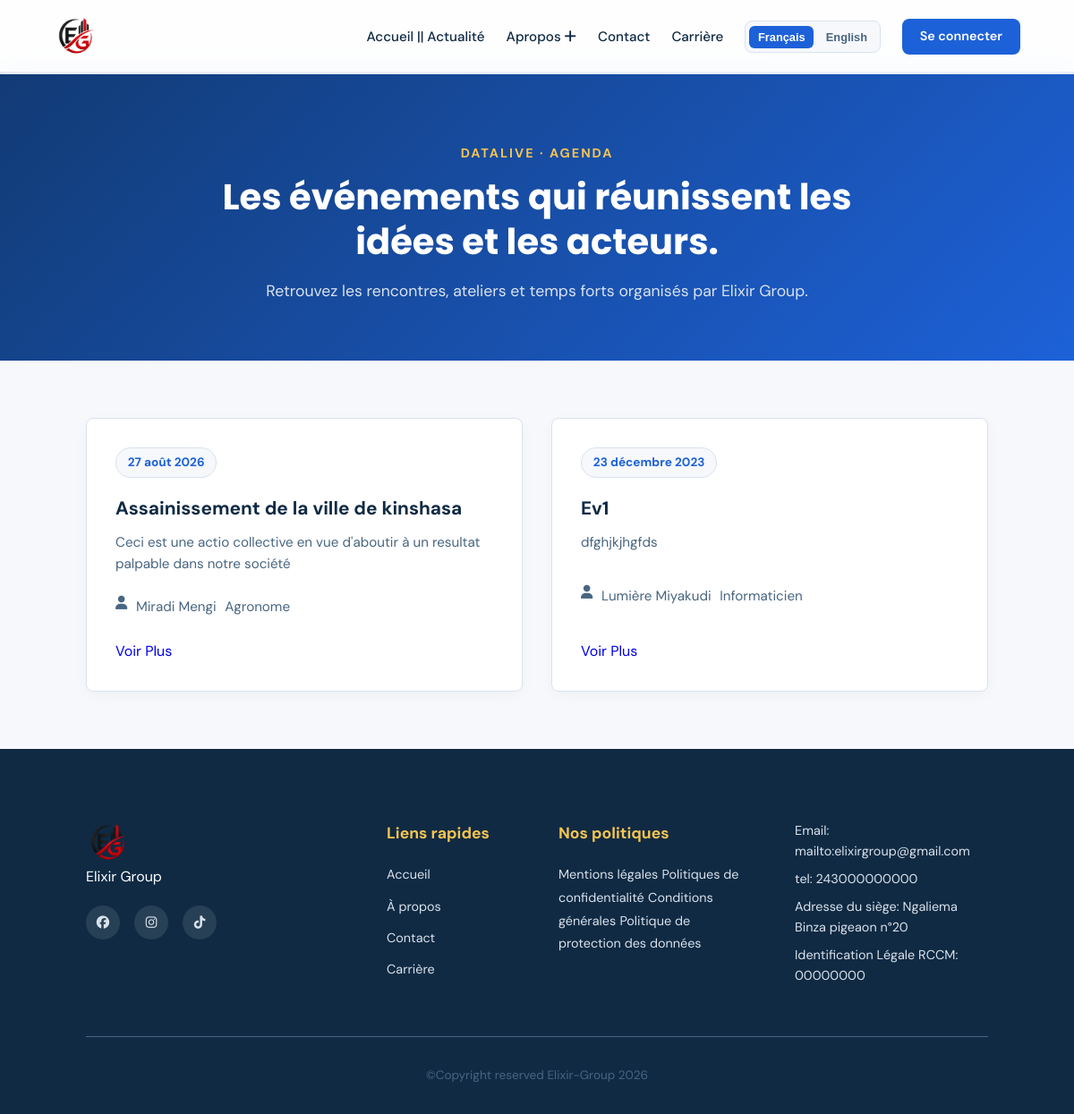
/datalive/evenements/, run on an earlier commit of the app's database.
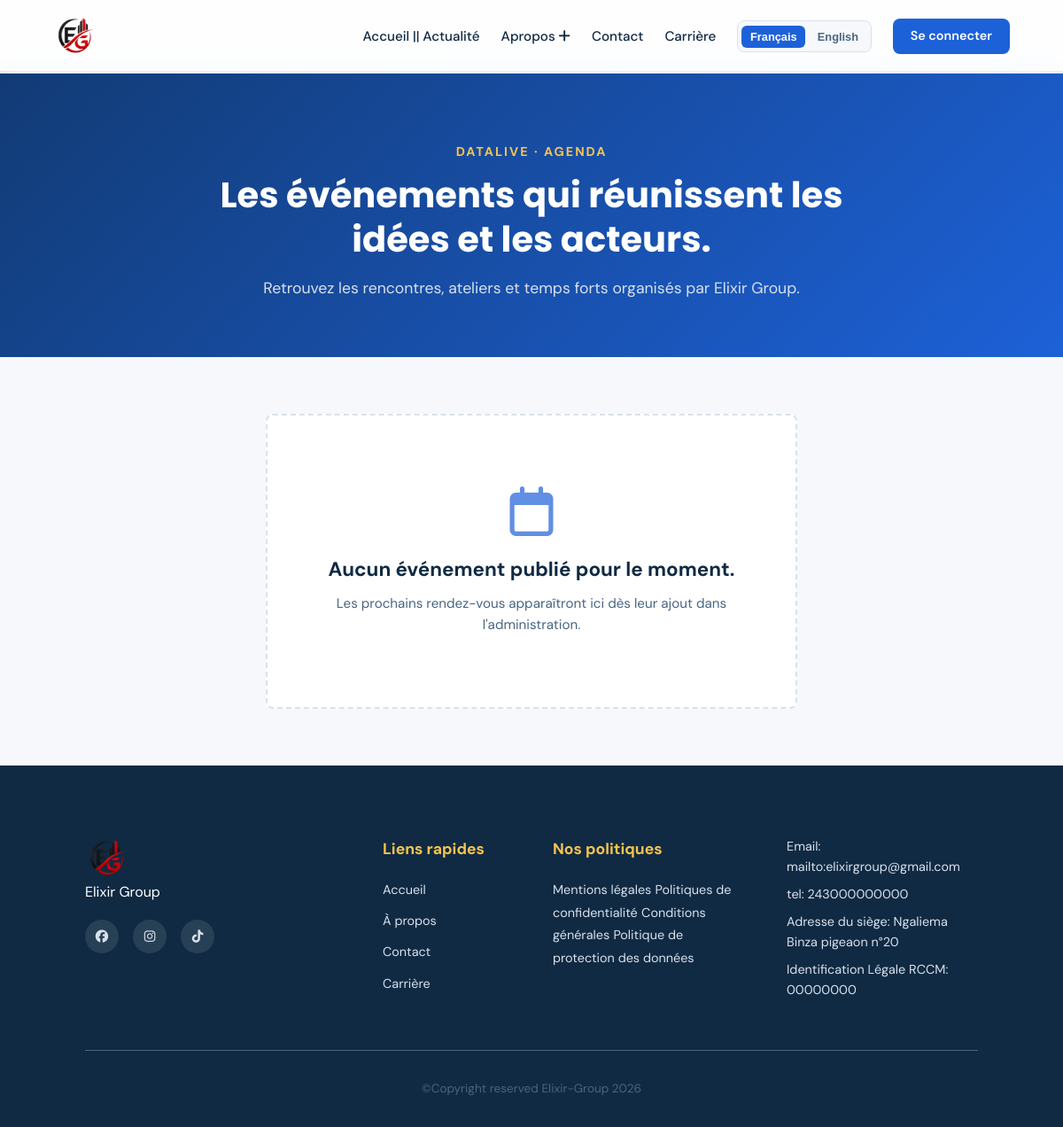
And on a later commit of the database.
### manage_Admin/models.py (models this page shows, shortened)
class Evenements(models.Model):
    id = models.AutoField(primary_key=True)
    titre = models.CharField(max_length=100, verbose_name="Titre Evenement")
    description = models.CharField(max_length=250, verbose_name="Description")
    date = models.DateField(auto_now=False)
    idInt = models.ForeignKey(Intervenants, verbose_name="Id Intervenants", on_delete=models.CASCADE)

class Intervenants(models.Model):
    idInt = models.AutoField(primary_key=True)
    prenom = models.CharField(max_length=100, verbose_name="Prenom de l'intervenant", null=True, blank=True)
    nom = models.CharField(max_length=100, verbose_name="Nom de l'intervenant", null=True, blank=True)
    specialites = models.CharField(max_length=100, verbose_name="Spécialité de l'intervenant", null=True, blank=True)
    photo = models.ImageField(upload_to='Intervenants/',null=True, blank=True, verbose_name="Image Intervenant" )

### pages/views.py (the view)
# urls.py: ,path('datalive/evenements/', views.evenements, name='evenements')
def evenements(request):
    evenements = Evenements.objects.select_related('idInt').order_by('-date')
    return render(request, 'pages/datalive/evenements.html', {'evenements': evenements})

### templates/pages/datalive/evenements.html (shortened to what this page needs)
{% extends "base.html" %}
{% block contents %}
    <div class="page-shell datalive-page">
        <section class="page-hero page-hero-blue">
            <p class="eyebrow">DataLive · Agenda</p>
            <h1>Les événements qui réunissent les idées et les acteurs.</h1>
            <p>Retrouvez les rencontres, ateliers et temps forts organisés par Elixir Group.</p>
        </section>
        <section class="content-section">
            {% if evenements %}
                <div class="boxs datalive-grid">
                    {% for evenement in evenements %}
                        <article class="box event-card">
                            <time datetime="{{ evenement.date|date:'Y-m-d' }}">{{ evenement.date|date:'d F Y' }}</time>
                            <h2>{{ evenement.titre }}</h2>
                            <p>{{ evenement.description }}</p>
                            <p class="event-speaker"><i class="fa-solid fa-user"></i> {{ evenement.idInt.prenom }} {{ evenement.idInt.nom }}<br><span>{{ evenement.idInt.specialites }}</span></p>
                            <a href="{% url 'evenements_detail' evenement.id %}">Voir Plus</a>
                        </article>
                    {% endfor %}
                </div>
            {% else %}
                <div class="empty-state"><i class="fa-regular fa-calendar"></i><h2>Aucun événement publié pour le moment.</h2><p>Les prochains rendez-vous apparaîtront ici dès leur ajout dans l'administration.</p></div>
            {% endif %}
        </section>
    </div>
{% endblock contents %}

### templates/base.html (shortened to what this page needs)
{% load static i18n %}
{% get_current_language as CURRENT_LANGUAGE %}
<!DOCTYPE html>
<html lang="{{ request.LANGUAGE_CODE }}">
<head>
    {% block style %}
        <link rel="stylesheet" href="{% static 'style/style.css' %}">
    {% endblock style %}
    <link rel="stylesheet" href="https://cdnjs.cloudflare.com/ajax/libs/font-awesome/6.5.1/css/all.min.css" />
    <link href="https://unpkg.com/aos@2.3.1/dist/aos.css" rel="stylesheet">
    <link rel="stylesheet" href="https://cdn.jsdelivr.net/npm/swiper@11/swiper-bundle.min.css" />
</head>
<body>
   <main>
    {% block header %}
        <header class="skeleton">
            <div class="logo">
                <img src="{% static 'photos/logo_transparent.png' %}" alt="" width='50px'>
            </div>
            <nav>
                <ul>
                    <li>
                        <div class='datalive_contents' id="datalive">
                            <ul>
                                <li class="plus"><a href="{% url 'home' %}">{% translate "Accueil || Actualité" %}</a></li>
                            </ul>
                        </div>
                    </li>
                </ul>
                <ul>
                    <li>
                        <div class='about' id="about">
                            <ul>
                                <li>
                                    <a class="plus" href="">{% translate "Apropos" %} <i class="fa-solid fa-plus"></i> </a>
                                </li>
                            </ul>
                        </div>
                    </li>
                </ul>
                <ul>
                    <li><a href="{% url 'contact' %}" class="plus">{% translate "Contact" %}</a></li>
                </ul>
                <ul>
                    <li><a href="{% url 'carriere' %}" class="plus">{% translate "Carrière" %}</a></li>
                </ul>
                    <div class="btnLang">
                        <form action="{% url 'set_language' %}" method="post">
                            <button type="submit" name="language" value="fr"{% if CURRENT_LANGUAGE == 'fr' %} aria-current="true"{% endif %}>Français</button>
                        </form>
                        <form action="{% url 'set_language' %}" method="post">
                            <button type="submit" name="language" value="en"{% if CURRENT_LANGUAGE == 'en' %} aria-current="true"{% endif %}>English</button>
                        </form>
                    </div>
                <div class="btns">
                    {% if request.user.is_authenticated %}
                        <form action="{% url 'logout' %}" method='post'>
                            {% csrf_token %}
                            <button>{% translate "Déconnexion" %}</button>
                        </form>
                        {% if request.user.is_staff %}
                            <a href="{% url 'dashboard' %}">Dashboard</a>
                        {% endif %}
                    {% else %}
                        <a href="{% url 'login' %}">{% translate "Se connecter" %}</a>
                    {% endif %}
                </div>
            </nav>
        </header>
    {% endblock header %}
    {% block contents %}{% endblock contents %}
    {% block footer %}
        <footer>
            <div class="footer">
                <div class="primary_footer">
                    <div class="img">
                        <img src="{% static 'photos/logo_transparent.png' %}" alt="" width='50px'>
                        <p class="description">
                            {%translate "Elixir Group"%}
                        </p>
                        <div class="social">
                            <a href="#" aria-label="Facebook"><i class="fa-brands fa-facebook"></i></a>
                            <a href="#" aria-label="Instagram"><i class="fa-brands fa-instagram"></i></a>
                            <a href="#" aria-label="TikTok"><i class="fa-brands fa-tiktok"></i></a>
                        </div>
                    </div>
                </div>
                <div class="links">
                    <h3>{%translate "Liens rapides"%}</h3>
                    <ul>
                        <li><a href="{% url 'home' %}">{%translate "Accueil"%}</a></li>
                        <li><a href="{% url 'about' %}">{%translate "À propos"%}</a></li>
                        <li><a href="{% url 'contact' %}">{%translate "Contact" %}</a></li>
                        <li><a href="{% url 'carriere' %}">{%translate "Carrière"%}</a></li>
                    </ul>
                </div>
                <div class="politiques">
                    <h3>{%translate "Nos politiques"%}</h3>
                    <ul>
                        <li>
                            <a href="#mentions-legales">{%translate "Mentions légales"%}</a>
                            <a href="#confidentialite">{%translate "Politiques de confidentialité"%}</a>
                            <a href="#conditions">{%translate "Conditions générales"%}</a>
                            <a href="#protection-donnees">{%translate "Politique de protection des données"%}</a>
                        </li>
                    </ul>
                </div>
                <div class="infos">
                    <p>Email: <a href="mailto:elixirgroup@gmail.com">mailto:elixirgroup@gmail.com</a></p>
                    <p>tel: <a href="tel:243000000000">243000000000</a></p>
                    <p>{%translate "Adresse du siège"%}: <span>Ngaliema Binza pigeaon n°20</span></p>
                    <p>{%translate "Identification Légale RCCM"%}: <span>00000000</span></p>
                </div>
            </div>
            <p>&copy;Copyright reserved Elixir-Group 2026</p>
        </footer>
    {% endblock footer %}
   </main>
</body>
</html>

What changed in the data, as far as the page shows it:
removed Evenements: date "27 août 2026", titre "Assainissement de la ville de kinshasa", description "Ceci est une actio collective en vue d'aboutir à un resultat palpable dans notre société", idInt.prenom "Miradi", idInt.nom "Mengi", idInt.specialites "Agronome"
removed Evenements: date "23 décembre 2023", titre "Ev1", description "dfghjkjhgfds", idInt.prenom "Lumière", idInt.nom "Miyakudi", idInt.specialites "Informaticien"
Also different on the page:
text now shown: "Aucun événement publié pour le moment. Les prochains rendez-vous apparaîtront ici dès leur ajout dans l'administration."
